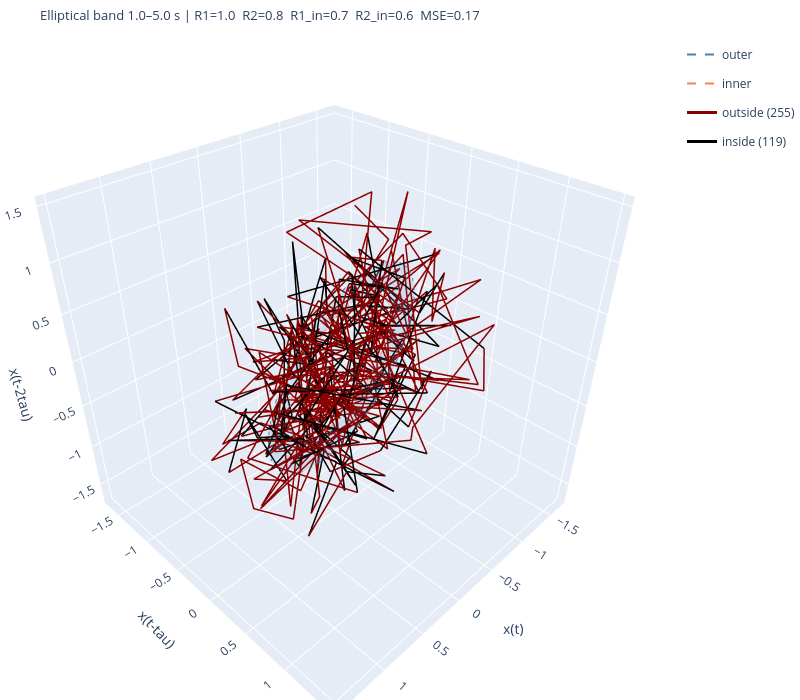

Here is the notebook cell this chart was saved with:
### Code cell
# --- AR(2): Max Noise (SNR = 0 dB) ---
print("AR(2) — SNR = 0 dB")
plot_one_torus_fit(max_noise_fits[2])
plt.show()
